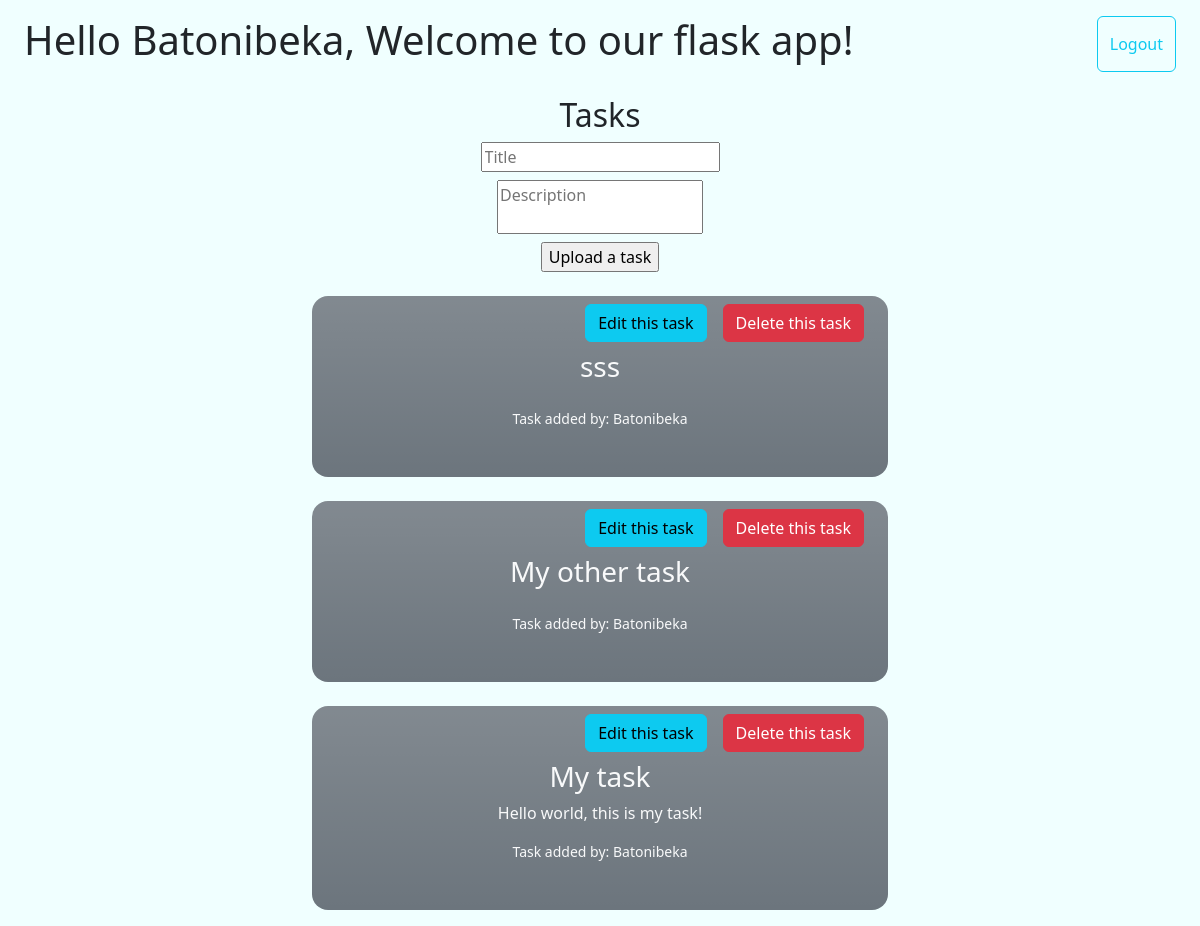
Page / (signed in) on the earlier database version.
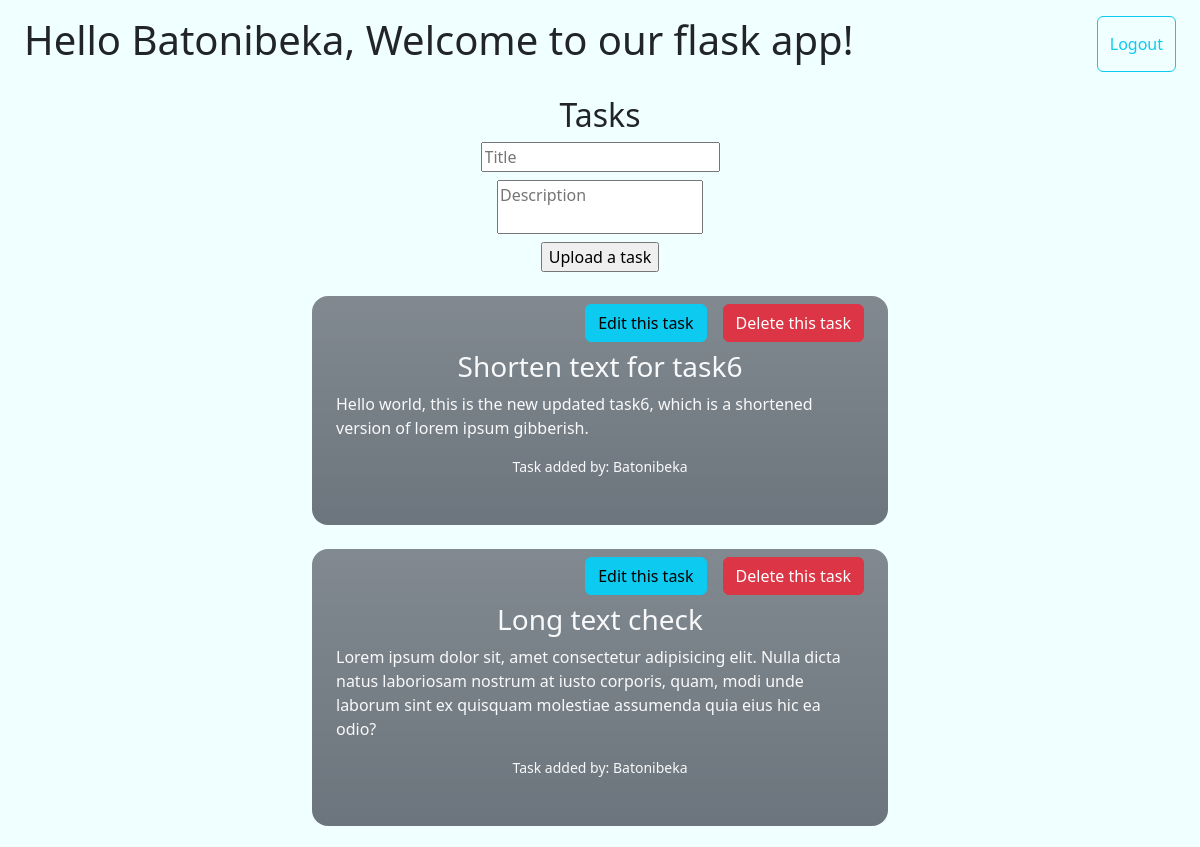
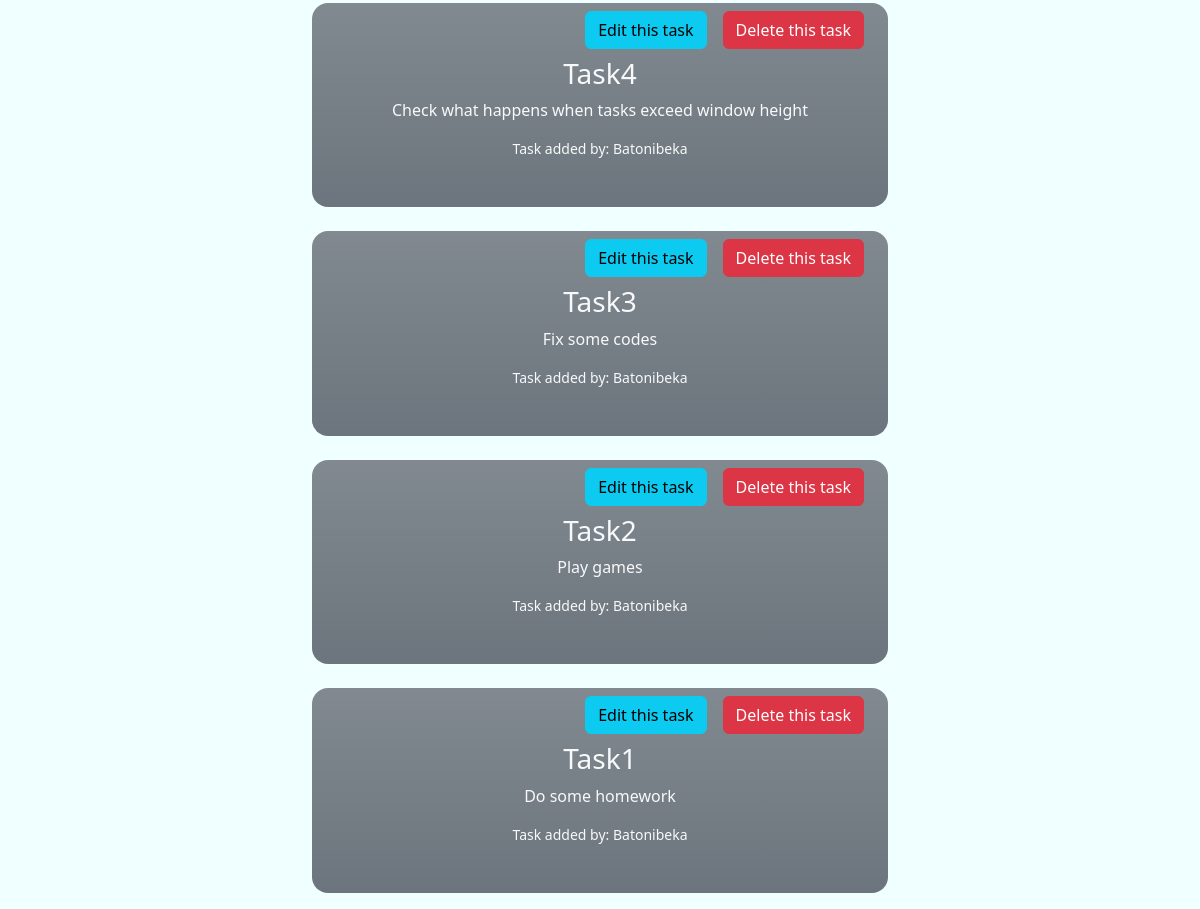
Same page on the later database version (2 pictures, top to bottom).
### app/models.py (models this page shows, shortened)
class User(db.Model, UserMixin):
    __tablename__ = 'users'
    uid = db.Column(db.Integer, primary_key=True)
    username = db.Column(db.String, nullable=True, unique=True)
    password = db.Column(db.String, nullable=True)
    age = db.Column(db.Integer, nullable=True)

class Task(db.Model):
    __tablename__ = 'tasks'
    tid = db.Column(db.Integer, primary_key=True)
    title = db.Column(db.Integer, nullable=False)
    description = db.Column(db.String, nullable=False)
    owner_id = db.Column(db.Integer, db.ForeignKey('users.uid'), nullable=False)
    owner = db.relationship('User', backref='tasks')

### app/routes.py (the view)
    @app.route('/')
    def index():
        if not current_user.is_authenticated:
            return redirect(url_for('login'))
        own_tasks = Task.query.filter_by(owner_id=current_user.uid).all()
        own_tasks.reverse()
        return render_template('auth/index.html', styles='styles/index.css', scripts='scripts/index.js', tasks=own_tasks)

### app/app.py (called while the page is built)
def create_app():
    app.secret_key = 'scrypt:32768:8:1$KVIvR0RXMaKYzHq7$5eb7eaf2f52cfcfb99096a1e6c8f436d59b13013933b06aa16cd2f0ba2f336728d32cc7da148adf87156e259efef56951482363a163eeb6d0ad2e988fe9e3fc5'
    app.config['SQLALCHEMY_DATABASE_URI'] = 'sqlite:///flask_task_db.db'
    db.init_app(app=app)
    from .routes import register_routes
    register_routes(app=app, db=db)
    login_manager.init_app(app)
    from .models import User
    @login_manager.user_loader
    def load_user(uid):
        return User.query.get(uid)
    return app

### app/templates/auth/index.html (shortened to what this page needs)
{% extends 'base.html' %}
{% block styles %}
<link rel="stylesheet" href="{{ url_for('static', filename=styles) }}">
{% endblock %}
{% block content %}
<main class="py-3 px-4">
    <div class="w-100 d-flex justify-content-between">
        <h1>Hello {{ current_user.username }}, Welcome to our flask app!</h1>
        <button data-logout-url="{{ url_for('logout') }}"  class="btn btn-outline-info" onclick="handleLogout(event)">Logout</button>
    </div>
    <div class="w-100 d-flex flex-column align-items-center">
        <h2 class="mt-4">Tasks</h2>
        <form class="w-100 d-flex flex-column align-items-center gap-2" action="{{ url_for('upload_task') }}" method="post">
            <input type="text" name="title" placeholder="Title">
            <textarea type="text" name="description" placeholder="Description"></textarea>
            <input type="submit" value="Upload a task">
        </form>
        <div class="w-100 d-flex flex-column align-items-center">
            {% for task in tasks %}
            <div class="w-50 mt-4 d-flex flex-column align-items-center bg-secondary bg-gradient rounded-4 text-light pb-5 px-4">
                <div class="buttons-container align-self-end d-flex gap-3 pt-2 mb-2">
                    <button onclick="editTaskModalVisibility('show', '{{ task.tid }}')" class="btn btn-info">Edit this task</button>
                    <button data-deltask-url="{{ url_for('delete_task') }}" onclick="handleTaskDelete(event, '{{ task.tid }}')" class="btn btn-danger">Delete this task</button>
                </div>
                <h3>{{ task.title }}</h3>
                <p style="cursor: text;">{{ task.description }}</p>
                <small>Task added by: {{ current_user.username }}</small>
            </div>
            {% endfor %}
        </div>
    </div>
</main>
{% endblock  %}

### app/templates/base.html (shortened to what this page needs)
<!DOCTYPE html>
<html lang="en">
<head>
    <link href="https://cdn.jsdelivr.net/npm/bootstrap@5.3.3/dist/css/bootstrap.min.css" rel="stylesheet">
    {% block styles %}
    {% endblock %}
</head>
<body>
    {% block content %}
    {% endblock %}
</body>
</html>

### app/static/styles/index.css (style rules this page uses)
body { background-color: azure; }
textarea { resize: none; }

Differences in the rows shown:
removed Task: title "sss", {{ current_user.username }} "Batonibeka"
removed Task: title "My other task", {{ current_user.username }} "Batonibeka"
added Task: title "Shorten text for task6", description "Hello world, this is the new updated task6, which is a shortened version of lorem ipsum gibberish.", {{ current_user.username }} "Batonibeka"
added Task: title "Long text check", description "Lorem ipsum dolor sit, amet consectetur adipisicing elit. Nulla dicta natus laboriosam nostrum at iusto corporis, quam, modi unde laborum sint ex quisquam molestiae assumenda quia eius hic ea odio?", {{ current_user.username }} "Batonibeka"
added Task: title "Task4", description "Check what happens when tasks exceed window height", {{ current_user.username }} "Batonibeka"
added Task: title "Task3", description "Fix some codes", {{ current_user.username }} "Batonibeka"
added Task: title "Task2", description "Play games", {{ current_user.username }} "Batonibeka"
changed Task: title "My task" → "Task1"; description "Hello world, this is my task!" → "Do some homework"
